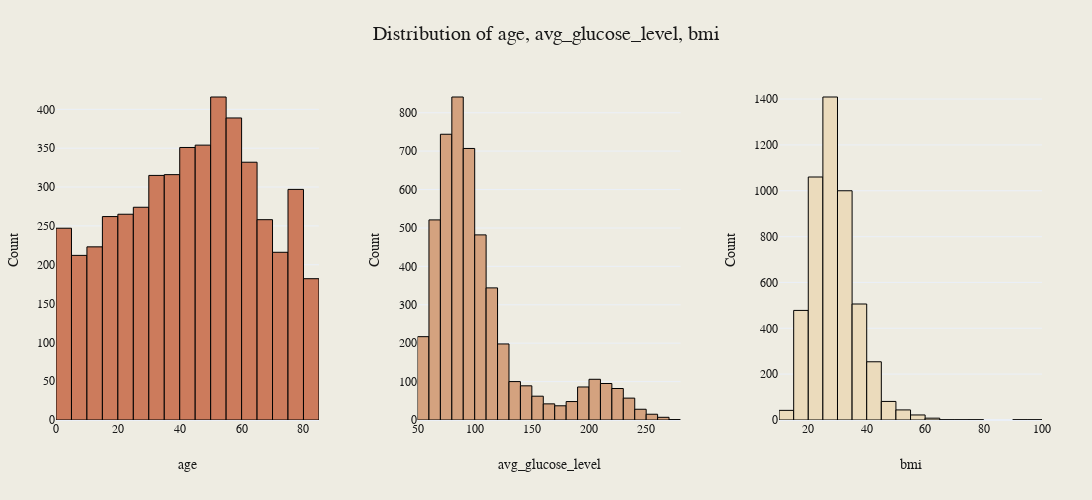

Here is the notebook cell this chart was saved with:
### Code cell
plot_combined_histograms(
    stroke_df,
    numerical_features,
    nbins=30,
    save_path="../images/numerical_distributions.png",
)

### Figure 1 — Plotly figure (JSON) as saved in the notebook; plotly's stock layout.template omitted (floating-point values rounded to 4 significant figures; data arrays with more than 128 entries replaced by an {"elided": "..."} marker saying what was removed)
{"data": [{"marker": {"color": "#CC7B5C", "line": {"color": "#000000", "width": 1}}, "name": "age", "nbinsx": 30, "type": "histogram", "x": {"elided": "4909 float values"}, "xaxis": "x", "yaxis": "y"}, {"marker": {"color": "#D4A27F", "line": {"color": "#000000", "width": 1}}, "name": "avg_glucose_level", "nbinsx": 30, "type": "histogram", "x": {"elided": "4909 float values"}, "xaxis": "x2", "yaxis": "y2"}, {"marker": {"color": "#EBDBBC", "line": {"color": "#000000", "width": 1}}, "name": "bmi", "nbinsx": 30, "type": "histogram", "x": {"elided": "4909 float values"}, "xaxis": "x3", "yaxis": "y3"}], "layout": {"font": {"color": "#191919", "family": "Styrene A", "size": 12}, "height": 500, "margin": {"b": 80, "l": 50, "r": 50, "t": 80}, "paper_bgcolor": "#EEECE2", "plot_bgcolor": "#EEECE2", "showlegend": false, "title": {"font": {"color": "#191919", "family": "Styrene B", "size": 20}, "text": "Distribution of age, avg_glucose_level, bmi", "x": 0.5}, "width": 1200, "xaxis": {"anchor": "y", "domain": [0, 0.2667], "tickfont": {"color": "#191919", "family": "Styrene A", "size": 12}, "title": {"font": {"color": "#191919", "family": "Styrene A", "size": 14}, "standoff": 25, "text": "age"}}, "xaxis2": {"anchor": "y2", "domain": [0.3667, 0.6333], "tickfont": {"color": "#191919", "family": "Styrene A", "size": 12}, "title": {"font": {"color": "#191919", "family": "Styrene A", "size": 14}, "standoff": 25, "text": "avg_glucose_level"}}, "xaxis3": {"anchor": "y3", "domain": [0.7333, 1], "tickfont": {"color": "#191919", "family": "Styrene A", "size": 12}, "title": {"font": {"color": "#191919", "family": "Styrene A", "size": 14}, "standoff": 25, "text": "bmi"}}, "yaxis": {"anchor": "x", "domain": [0, 1], "tickfont": {"color": "#191919", "family": "Styrene A", "size": 12}, "title": {"font": {"color": "#191919", "family": "Styrene A", "size": 14}, "text": "Count"}}, "yaxis2": {"anchor": "x2", "domain": [0, 1], "tickfont": {"color": "#191919", "family": "Styrene A", "size": 12}, "title": {"font": {"color": "#191919", "family": "Styrene A", "size": 14}, "text": "Count"}}, "yaxis3": {"anchor": "x3", "domain": [0, 1], "tickfont": {"color": "#191919", "family": "Styrene A", "size": 12}, "title": {"font": {"color": "#191919", "family": "Styrene A", "size": 14}, "text": "Count"}}}}
